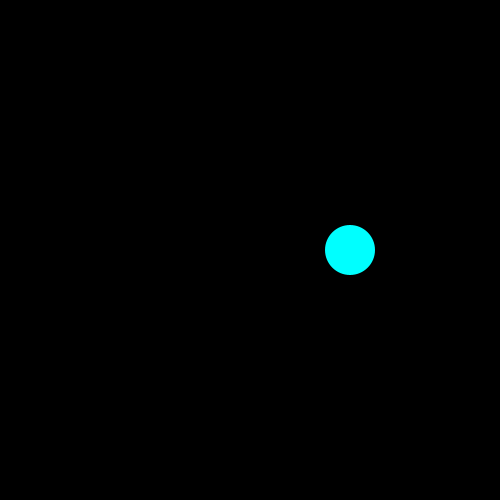
Frame 1 (no input)
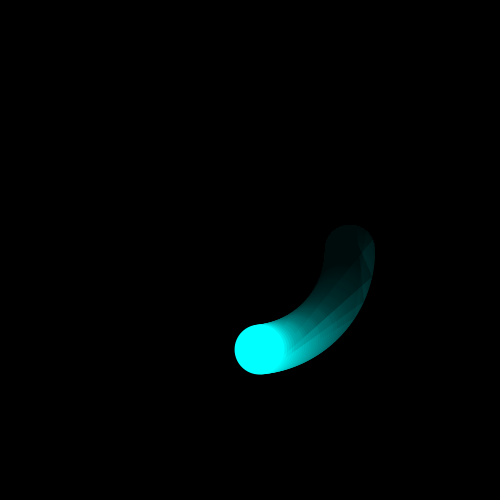
Frame 60 (the mouse pressed at the canvas centre just before this capture)
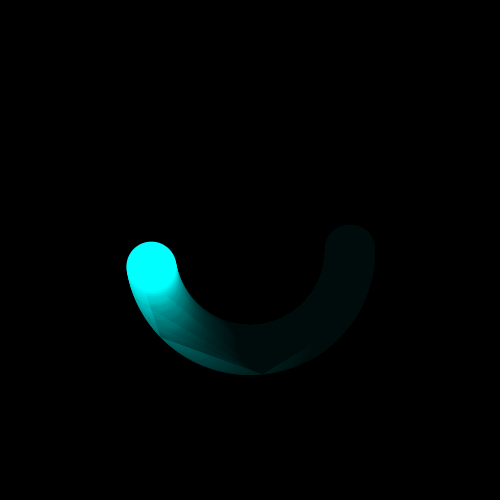
Frame 120 (the mouse held since frame 60 and released just before this capture)

The Processing sketch that drew these frames (run headless with seeded random() and noise(); from frame 60 on, the mouse is pressed at the canvas centre):

// Processing sketch: verteces_loading
// ── verteces_loading.pde
//Hey Regina I'm sorry couldn't get as creative as before.
//I was trying to make verteces that created a loading circle.

float r = 100;
float theta = 0;

void setup() {
  size(500,500);
  background(0);
  smooth();
}

void draw() {
  fill(0,10);
  rect(0,0,width,height);
  
  float x = r * cos(theta);
  float y = r * sin(theta);
  int weight = int(random(12, 25));
  strokeWeight(weight);
  float sideIncrement = 0.1;
  float shapeRadius = width/4;
  int numberOfSides = int(random(2, 8));
  beginShape();
  while (sideIncrement < TWO_PI) {
    
  float xPos = sin(sideIncrement)*shapeRadius;
  float yPos = cos(sideIncrement)*shapeRadius;
  vertex(xPos+width*0.5, yPos+height*0.5);
  sideIncrement += TWO_PI/numberOfSides;
  }
  endShape(CLOSE);
  
  
  fill(0,255,255);
  noStroke();
  ellipse(x+width/2, y+height/2, 50, 50);
  
  theta += 0.025;
}
